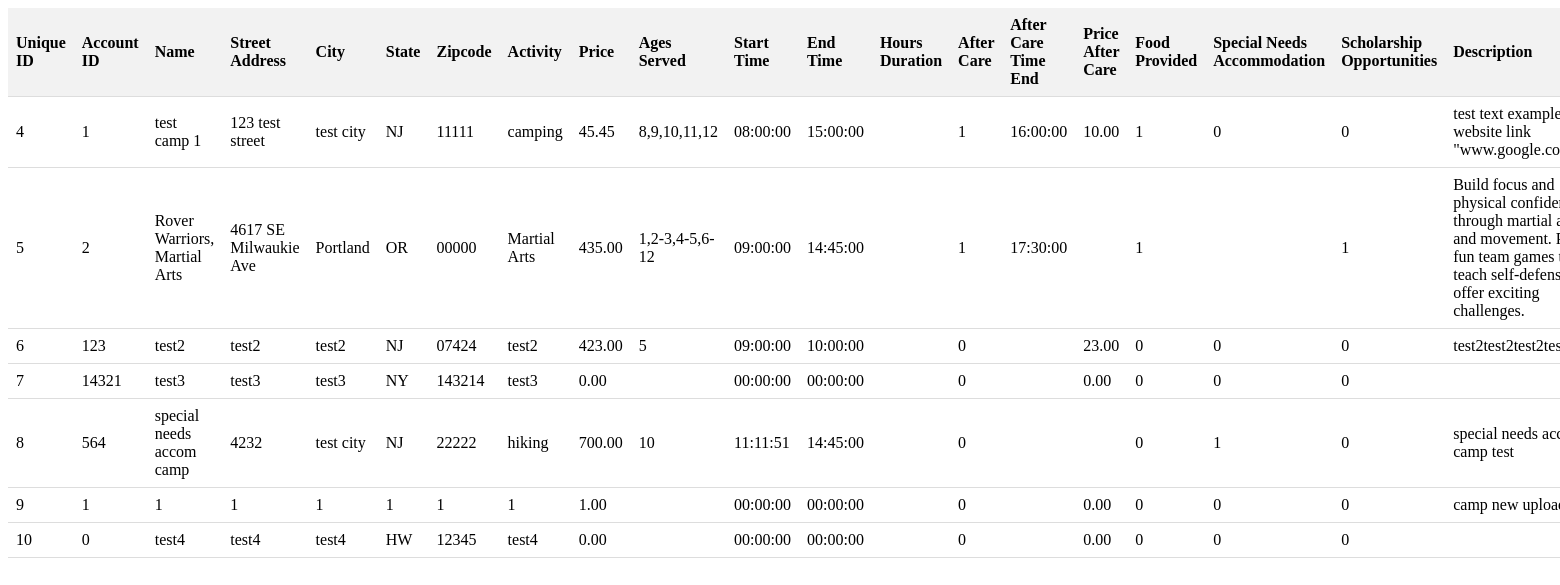
Before: /testDisplay.php with the older database file.
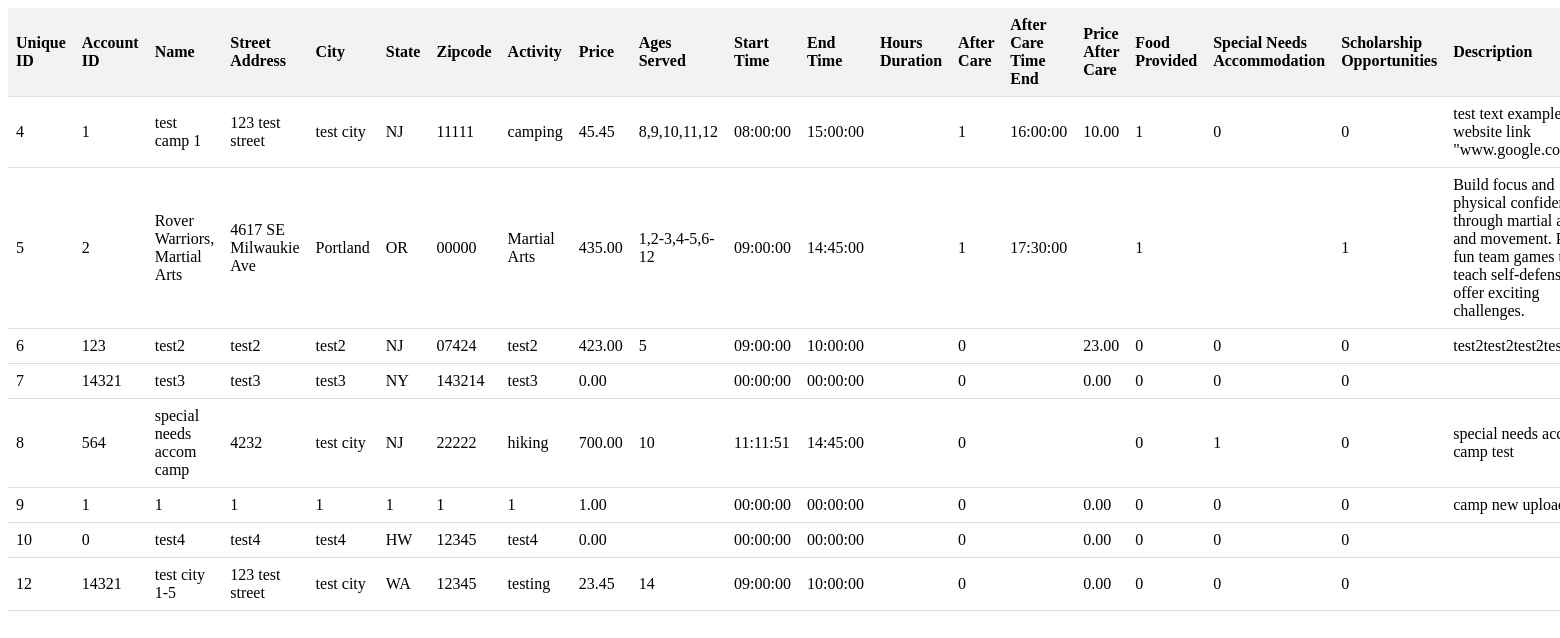
After: the same page with the newer database file.
### tables this page shows
CREATE TABLE `camp_info` (
  `camp_id` int(11) NOT NULL,
  `account_id` int(11) NOT NULL,
  `name` varchar(255) DEFAULT NULL,
  `street_address` varchar(255) DEFAULT NULL,
  `city` varchar(255) DEFAULT NULL,
  `state` char(2) DEFAULT NULL,
  `zipcode` varchar(12) DEFAULT NULL,
  `activity` varchar(255) DEFAULT NULL,
  `price` decimal(10,2) DEFAULT NULL,
  `ages_served` varchar(100) DEFAULT NULL,
  `start_time` time DEFAULT NULL,
  `end_time` time DEFAULT NULL,
  `hours_duration` tinyint(4) DEFAULT NULL,
  `after_care` tinyint(1) DEFAULT NULL,
  `after_care_time_end` time DEFAULT NULL,
  `price_after_care` decimal(10,2) DEFAULT NULL,
  `food_provided` tinyint(1) DEFAULT NULL,
  `special_needs_accom` tinyint(1) DEFAULT NULL,
  `scholarship_opps` tinyint(1) DEFAULT NULL,
  `description` text NOT NULL,
  `upload_time` timestamp NOT NULL DEFAULT current_timestamp(),
  `camp_start_date` date DEFAULT NULL,
  `camp_end_date` date DEFAULT NULL,
  `camp_fill_date` date DEFAULT NULL,
  `camp_days_of_week` char(7) DEFAULT NULL,
  `camp_visible` tinyint(1) NOT NULL DEFAULT 1,
  `website_link` varchar(255) DEFAULT NULL
);

### testDisplay.php (the view, shortened to what this page needs)
<?php
include "./databaseInit.php";
$sql = "SELECT * FROM camp_info";
$result = $mysqli->query($sql);
?>
<html>
<head>
</head>
</html>
<?php
if ($result->num_rows > 0) {
    echo "<table>";
    echo "<tr><th>Unique ID</th>
    <th>Account ID</th>
    <th>Name</th>
    <th>Street Address</th>
    <th>City</th>
    <th>State</th>
    <th>Zipcode</th>
    <th>Activity</th>
    <th>Price</th>
    <th>Ages Served</th>
    <th>Start Time</th>
    <th>End Time</th>
    <th>Hours Duration</th>
    <th>After Care</th>
    <th>After Care Time End</th>
    <th>Price After Care</th>
    <th>Food Provided</th>
    <th>Special Needs Accommodation</th>
    <th>Scholarship Opportunities</th>
    <th>Description</th></tr>";
    while ($row = $result->fetch_assoc()) {
        echo "<tr>";
        echo "<td>" . $row["camp_id"] . "</td>";
        echo "<td>" . $row["account_id"] . "</td>";
        echo "<td>" . $row["name"] . "</td>";
        echo "<td>" . $row["street_address"] . "</td>";
        echo "<td>" . $row["city"] . "</td>";
        echo "<td>" . $row["state"] . "</td>";
        echo "<td>" . $row["zipcode"] . "</td>";
        echo "<td>" . $row["activity"] . "</td>";
        echo "<td>" . $row["price"] . "</td>";
        echo "<td>" . $row["ages_served"] . "</td>";
        echo "<td>" . $row["start_time"] . "</td>";
        echo "<td>" . $row["end_time"] . "</td>";
        echo "<td>" . $row["hours_duration"] . "</td>";
        echo "<td>" . $row["after_care"] . "</td>";
        echo "<td>" . $row["after_care_time_end"] . "</td>";
        echo "<td>" . $row["price_after_care"] . "</td>";
        echo "<td>" . $row["food_provided"] . "</td>";
        echo "<td>" . $row["special_needs_accom"] . "</td>";
        echo "<td>" . $row["scholarship_opps"] . "</td>";
        echo "<td>" . $row["description"] . "</td>";
        echo "</tr>";
    }
    echo "</table>";
} else {
    echo "No entries found.";
}
?>
<html>
</html>

Changed rows visible on the page:
added camp_info: camp_id "12", account "14321", name "test city 1-5", street_address "123 test street", city "test city", state "WA", zipcode "12345", activity "testing", price "23.45", ages_served "14", start_time "09:00:00", end_time "10:00:00", after_care "0", price_after_care "0.00", food_provided "0", special_needs_accom "0", scholarship_opps "0"
